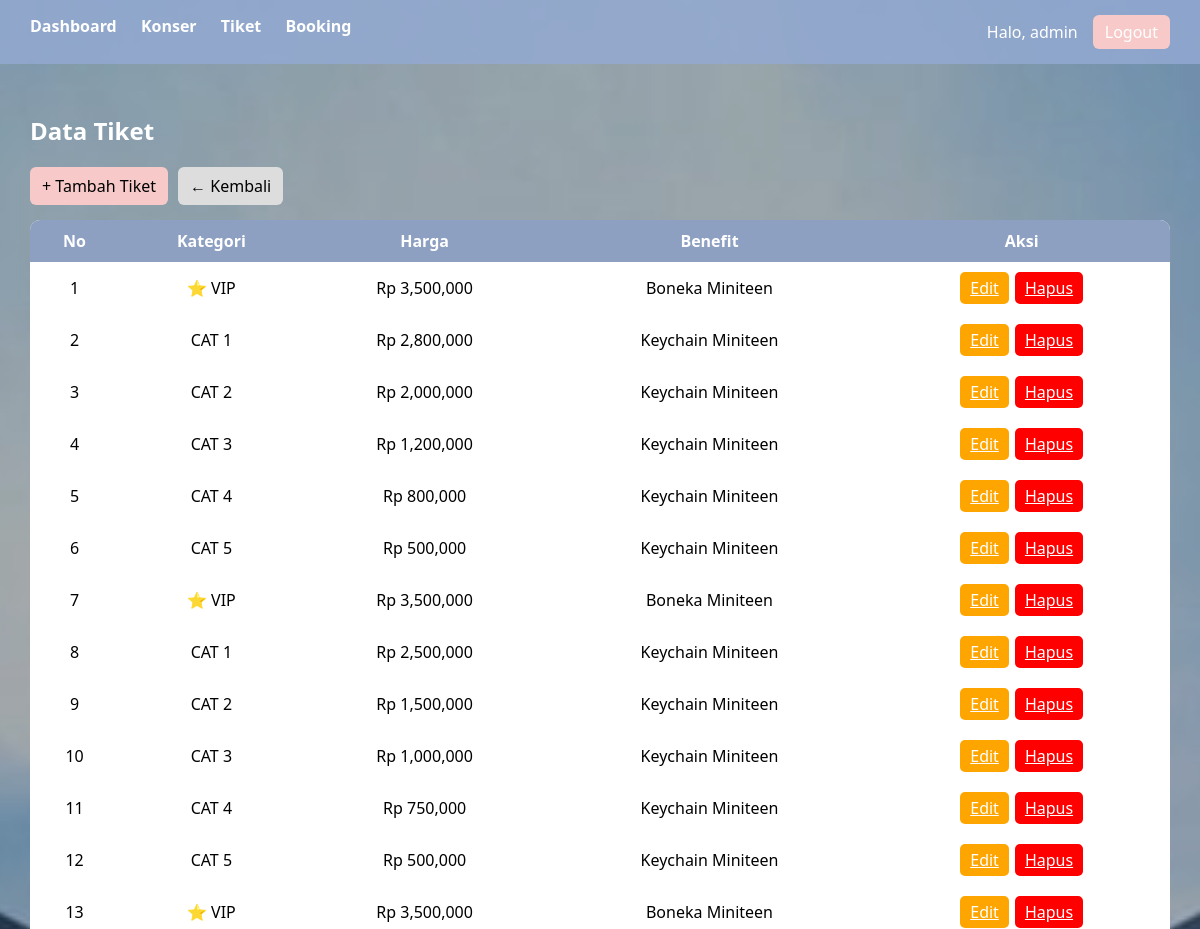
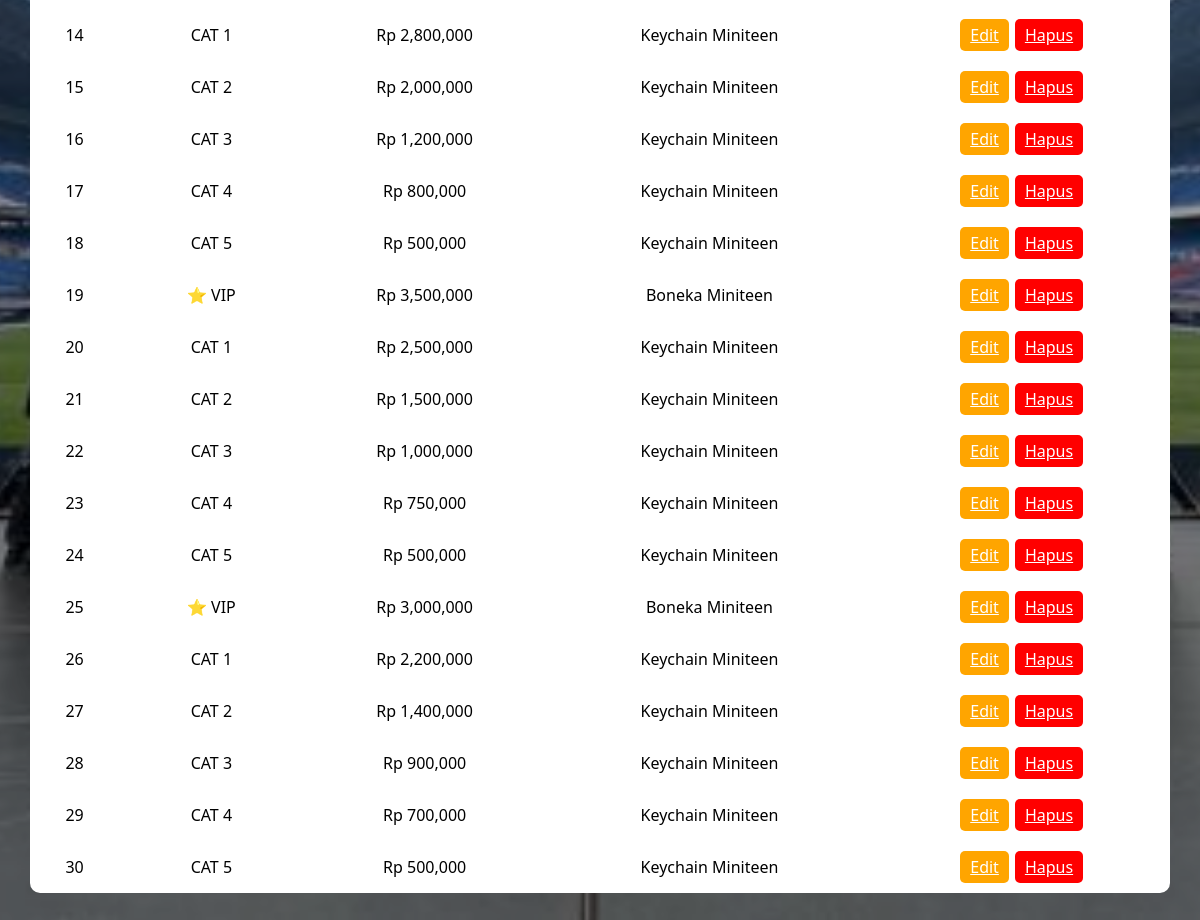
Page /admin/tiket.php (signed in) on the committed database (2 pictures, top to bottom).
### tables this page shows
CREATE TABLE `tiket` (
  `id_tiket` int(11) NOT NULL,
  `id_konser` int(11) DEFAULT NULL,
  `kategori` varchar(50) DEFAULT NULL,
  `harga` int(11) DEFAULT NULL,
  `stok` int(11) DEFAULT NULL,
  `benefit` text DEFAULT NULL
);

### admin/tiket.php (the view, shortened to what this page needs)
<?php
include "koneksi.php";
?>
<!DOCTYPE html>
<html>
<head>
</head>
<body>
<div class="overlay">
<div class="navbar">
<div class="menu">
<a href="dashboard.php">Dashboard</a>
<a href="konser.php">Konser</a>
<a href="tiket.php">Tiket</a>
<a href="booking.php">Booking</a>
</div>
<div class="user">
<span>Halo, <?php echo $_SESSION['username']; ?></span>
<a href="logout.php" class="logout">Logout</a>
</div>
</div>
<div class="container">
<h2>Data Tiket</h2>
<div style="display:flex; gap:10px; margin-bottom:15px;">
<a href="tambah_tiket.php" class="btn btn-tambah">+ Tambah Tiket</a>
<a href="dashboard.php" class="btn btn-kembali">← Kembali</a>
</div>
<table>
<tr>
<th>No</th>
<th>Kategori</th>
<th>Harga</th>
<th>Benefit</th>
<th>Aksi</th>
</tr>
<?php
$no=1;
$data=mysqli_query($conn,"SELECT * FROM tiket ORDER BY id_tiket ASC");
while($d=mysqli_fetch_assoc($data)){
?>
<tr>
<td><?php echo $no++; ?></td>
<td>
<?php
if($d['kategori']=="VIP"){
echo "⭐ VIP";
}else{
echo $d['kategori'];
}
?>
</td>
<td>Rp <?php echo number_format($d['harga']); ?></td>
<td><?php echo $d['benefit']; ?></td>
<td style="display:flex; gap:6px; justify-content:center;">
<a href="edit_tiket.php?id=<?php echo $d['id_tiket']; ?>" class="btn-edit">Edit</a>
<a href="hapus_tiket.php?id=<?php echo $d['id_tiket']; ?>"
class="btn-hapus" onclick="return confirm('Yakin hapus?')">Hapus</a>
</td>
</tr>
<?php } ?>
</table>
</div>
</div>
</body>
</html>

### admin/tiket.php (style rules this page uses)
body { margin:0; font-family:'Segoe UI'; background: url('../assets/img/seventeen.jpg') no-repeat center center fixed; background-size: cover; }
.overlay { background:rgba(0,0,0,0.3); min-height:100vh; }
.navbar { background:rgba(146,168,209,0.85); padding:15px 30px; color:white; display:flex; justify-content:space-between; }
.menu a { margin-right:20px; color:white; text-decoration:none; font-weight:bold; }
.user { display:flex; gap:15px; align-items:center; }
.logout { background:#F7CAC9; padding:6px 12px; border-radius:6px; color:white; text-decoration:none; }
.container { padding:30px; }
h2 { color:white; }
.btn { padding:8px 12px; border-radius:6px; text-decoration:none; }
.btn-tambah { background:#F7CAC9;color:black; }
.btn-kembali { background:#ddd;color:black; }
.btn-edit { background:orange;color:white;padding:5px 10px;border-radius:5px; }
.btn-hapus { background:red;color:white;padding:5px 10px;border-radius:5px; }
table { width:100%; background:white; border-radius:10px; overflow:hidden; border-collapse:collapse; }
th { background:#8da0c2; color:white; padding:10px; }
td { text-align:center; padding:10px; }

### rows in the picture
tiket: kategori "⭐ VIP", harga "3,500,000", benefit "Boneka Miniteen"
tiket: kategori "CAT 1", harga "2,800,000", benefit "Keychain Miniteen"
tiket: kategori "CAT 2", harga "2,000,000", benefit "Keychain Miniteen"
tiket: kategori "CAT 3", harga "1,200,000", benefit "Keychain Miniteen"
tiket: kategori "CAT 4", harga "800,000", benefit "Keychain Miniteen"
tiket: kategori "CAT 5", harga "500,000", benefit "Keychain Miniteen"
tiket: kategori "⭐ VIP", harga "3,500,000", benefit "Boneka Miniteen"
tiket: kategori "CAT 1", harga "2,500,000", benefit "Keychain Miniteen"
tiket: kategori "CAT 2", harga "1,500,000", benefit "Keychain Miniteen"
tiket: kategori "CAT 3", harga "1,000,000", benefit "Keychain Miniteen"
tiket: kategori "CAT 4", harga "750,000", benefit "Keychain Miniteen"
tiket: kategori "CAT 5", harga "500,000", benefit "Keychain Miniteen"
tiket: kategori "⭐ VIP", harga "3,500,000", benefit "Boneka Miniteen"
tiket: kategori "CAT 1", harga "2,800,000", benefit "Keychain Miniteen"
tiket: kategori "CAT 2", harga "2,000,000", benefit "Keychain Miniteen"
tiket: kategori "CAT 3", harga "1,200,000", benefit "Keychain Miniteen"
tiket: kategori "CAT 4", harga "800,000", benefit "Keychain Miniteen"
tiket: kategori "CAT 5", harga "500,000", benefit "Keychain Miniteen"
tiket: kategori "⭐ VIP", harga "3,500,000", benefit "Boneka Miniteen"
tiket: kategori "CAT 1", harga "2,500,000", benefit "Keychain Miniteen"
tiket: kategori "CAT 2", harga "1,500,000", benefit "Keychain Miniteen"
tiket: kategori "CAT 3", harga "1,000,000", benefit "Keychain Miniteen"
tiket: kategori "CAT 4", harga "750,000", benefit "Keychain Miniteen"
tiket: kategori "CAT 5", harga "500,000", benefit "Keychain Miniteen"
tiket: kategori "⭐ VIP", harga "3,000,000", benefit "Boneka Miniteen"
tiket: kategori "CAT 1", harga "2,200,000", benefit "Keychain Miniteen"
tiket: kategori "CAT 2", harga "1,400,000", benefit "Keychain Miniteen"
tiket: kategori "CAT 3", harga "900,000", benefit "Keychain Miniteen"
tiket: kategori "CAT 4", harga "700,000", benefit "Keychain Miniteen"
tiket: kategori "CAT 5", harga "500,000", benefit "Keychain Miniteen"

### other values in the picture
$_SESSION['username'] "admin"
